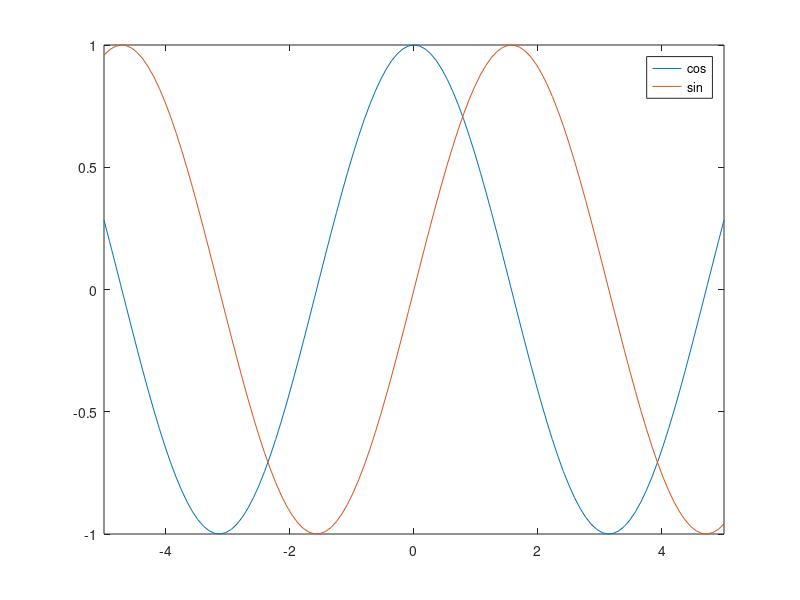

Write the MATLAB code that produced this figure. (Note: this script raises an error after producing the figure.)
%LEGTEST
clc, clear, close all

%% Bug 1
figure
fplot(@cos)
hold on
fplot(@sin)
legend cos sin
legtools.adddummy(legend,'dummy','ok')
legtools.permute(legend,[3 2 1])
legtools.remove(legend,2)
legtools.append(legend,'sin')
% Bug:
% Append assumes the parent axes' children to be in the same order as the
% legend entries, which may not be case if legtools.permute has been called

%% Feature
% One dummy with all possible plot parameter set formats
legtools.adddummy(legend,'dummy 1')
legtools.adddummy(legend,'dummy 2','o-')
legtools.adddummy(legend,'dummy 3',{'o-'})
legtools.adddummy(legend,'dummy 4','o-','LineWidth',2)
legtools.adddummy(legend,'dummy 5',{'o-','LineWidth',2})

%% Feature
% Two or more dummies with all possible plot parameter set formats

% no plot parameters
legtools.adddummy(legend, {'dummy 6','dummy 7'})

% one set of plot parameters: one parameter
legtools.adddummy(legend, {'dummy 8','dummy 9'}, 'o')

% one set of plot parameters: two or more parameters
legtools.adddummy(legend, {'dummy 10','dummy 11'}, ...
    'o', 'LineWidth',2)

% one set of plot parameters: cell format
legtools.adddummy(legend, {'dummy 12','dummy 13'}, ...
    {'o','LineWidth',2})

% multiple sets of plot parameters, each in a cell
legtools.adddummy(legend, {'dummy 14','dummy 15'}, ...
    {'o','LineWidth',2}, {'s:'})

% multiple sets of plot parameters, cell of cells format
legtools.adddummy(legend, {'dummy 16','dummy 17'}, ...
    {{'o','LineWidth',2}, {'s:'}})